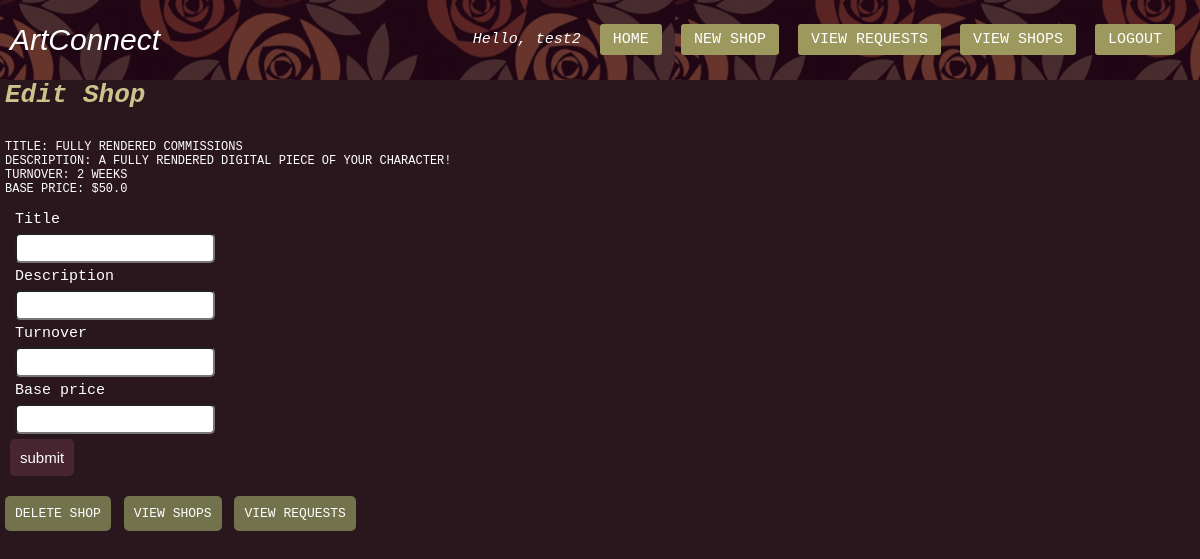
Page /artist/edit-shop/2/ (signed in) on the committed database.
### app/models.py (models this page shows, shortened)
class Shop(models.Model):
    artist = models.ForeignKey("Artist", on_delete=models.CASCADE)
    title = models.CharField(max_length=50)
    description = models.CharField(max_length=200)
    turnover = models.CharField(max_length=50)
    base_price = models.FloatField()

### app/decorators.py (the view)
        def wrapper_func(request, *args, **kwargs):
            group = "admin"
            if request.user.groups.exists():
                group = request.user.groups.all()[0].name
            if group in allowed_roles:
                return view_func(request, *args, **kwargs)
            else:
                return redirect("logout")

### app/forms.py
class CreateShopForm(ModelForm):
    class Meta:
        model = Shop
        fields = ["title", "description", "turnover", "base_price"]

### app/templatetags/auth_extras.py (called while the page is built)
@register.filter(name='has_group')
def has_group(user, group_name):
    group = Group.objects.get(name=group_name)
    return True if group in user.groups.all() else False

### app/views.py (called while the page is built, shortened)
@login_required(login_url="login")
@allowed_users(allowed_roles="artist")
def editShopArtistView(request, shop):
    form = CreateShopForm()
    shop = Shop.objects.get(id=shop)
    context = {"form": form, "shop": shop}
    return render(request, "artist/edit-shop.html", context)

### app/templates/artist/edit-shop.html (shortened to what this page needs)
{% extends 'navbar.html' %}
{% block content %}
<h1 class = "nav-txt">Edit Shop</h1>
<div class="white small-white">
<p>Title: {{shop.title}}</p>
<p>Description: {{shop.description}}</p>
<p>Turnover: {{shop.turnover}}</p>
<p>Base Price: ${{shop.base_price}}</p>
</div>
    <form action="" method="POST">
        {% for field in form %}
            <li class="field-label">{{field.label}}</li>
            <li class="field-label">{{field}}</li>
        {% endfor %}
        <input type="submit" value="submit">
    </form>
    <a class = "foot-btn" href="{% url 'delete-shop' shop.id %}">Delete Shop</a>
    <a class="foot-btn" href=" {% url 'artist-view-shops' %} ">View Shops</a>
    <a class="foot-btn" href=" {% url 'artist-view-requests' %} ">View Requests</a>
{% endblock content %}

### app/templates/navbar.html (shortened to what this page needs)
{% load static %}
{% load auth_extras %}
<!DOCTYPE html>
<html lang="en">
<head>
    <link rel="stylesheet" href=" {% static 'styles.css' %} ">
</head>
<body>
    <nav>
    <label>ArtConnect</label>
    <ul>
        {% if user.is_authenticated %}
        <li id="hello-msg">Hello, {{request.user}}</li>
        {% if request.user|has_group:"artist" %}
        {% if request.path != "/artist/home/" %}
        <li class="nav-btn"><a href="  {% url 'artist-home' %}">Home</a></li>
        {% endif %}
        {% if request.path != "/artist/add-shop/" %}
         <li class="nav-btn"><a href=" {% url 'artist-add-shop' %}">New Shop</a></li>
        {% endif %}
        {% if request.path != "/artist/view-requests/" %}
        <li class="nav-btn"><a href="{% url 'artist-view-requests' %}">View Requests</a></li>
        {% endif %}
        {% if request.path != "/artist/view-shops/" %}
        <li class="nav-btn"><a href="  {% url 'artist-view-shops' %}">View Shops</a></li>
        {% endif %}
        {% endif %}
        <li class="nav-btn"><a href="{%url 'logout'%}">Logout</a></li>
        {% endif %}
    </ul>
</nav>
{% block content %}{% endblock content %}
</body>
</html>

### app/static/styles.css (style rules this page uses)
* { padding: 0; margin: 0; list-style: none; box-sizing: border-box; text-decoration: none; }
body { font-family: monospace; background-color: rgb(42, 22, 29); }
.white { color: white; font-size: 15px; text-transform: uppercase; font-variant: small-caps; }
.small-white { font-size: 12px; margin-left: 5px; }
nav { background-image:url("images/flower-pattern.png"); background-color: rgb(109, 65, 80); background-blend-mode: multiply; color: white; height: 80px; width: 100%; font-size: 15px; font-weight: lighter; }
nav label { font-size: 30px; font-family:'Trebuchet MS', 'Lucida Sans Unicode', 'Lucida Grande', 'Lucida Sans', Arial, sans-serif; line-height: 80px; margin-left: 10px; font-style:italic; }
nav ul { float: right; margin-right: 20px; }
nav ul li { display: inline-block; line-height: 80px; margin: 0 5px; font-weight: lighter; }
nav ul li a { background-color: rgb(157, 152, 93); color: white; padding: 7px 13px; border-radius: 3px; text-transform: uppercase; }
#hello-msg { font-size: 15px; font-style: italic; }
.nav-txt { color:rgb(201, 196, 139); margin-left: 5px; font-style: italic; margin-bottom: 30px; display: block; }
input[type="text"], input[type="email"], input[type="password"], input[type="number"], select, textarea { font: 1.25rem / 1.5 sans-serif; box-sizing: border-box; width: 200px; height: 30px; padding: 0.5rem 0.75rem; border-radius: 5px; }
input[type=submit] { background-color: rgb(71, 37, 49); font-size: 15px; color: white; border: none; padding: 10px; border-radius: 5px; margin-bottom: 5px; display: block; }
form { color: white; font-size: 15px; margin: 5px; margin-bottom: 20px; padding: 5px; border-radius: 5px; }
.field-label { margin: 5px; }
.foot-btn { color: white; background-color:rgb(114, 115, 77); padding: 10px; margin-left: 5px; text-transform: uppercase; font-variant: small-caps; border-radius: 5px; margin-top: 100px; }

### rows in the picture
Shop: title "FULLY RENDERED COMMISSIONS", description "A FULLY RENDERED DIGITAL PIECE OF YOUR CHARACTER!", turnover "2 WEEKS", base_price "50.0"

### other values in the picture
{{ request.user }} "test2"
{{ field.label }} "Title" "Description" "Turnover" "Base price"
